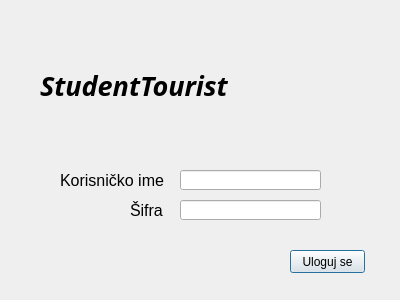
<?xml version="1.0" encoding="UTF-8"?>
<ui version="4.0">
 <class>Login</class>
 <widget class="QDialog" name="Login">
  <property name="geometry">
   <rect>
    <x>0</x>
    <y>0</y>
    <width>400</width>
    <height>300</height>
   </rect>
  </property>
  <property name="windowTitle">
   <string>Dialog</string>
  </property>
  <widget class="QLabel" name="username_label">
   <property name="geometry">
    <rect>
     <x>60</x>
     <y>170</y>
     <width>111</width>
     <height>21</height>
    </rect>
   </property>
   <property name="font">
    <font>
     <family>MS Shell Dlg 2</family>
     <pointsize>12</pointsize>
     <weight>50</weight>
     <bold>false</bold>
    </font>
   </property>
   <property name="text">
    <string>Korisničko ime</string>
   </property>
  </widget>
  <widget class="QLabel" name="password_label">
   <property name="geometry">
    <rect>
     <x>130</x>
     <y>200</y>
     <width>41</width>
     <height>21</height>
    </rect>
   </property>
   <property name="font">
    <font>
     <pointsize>12</pointsize>
    </font>
   </property>
   <property name="text">
    <string>Šifra</string>
   </property>
  </widget>
  <widget class="QLineEdit" name="password_input">
   <property name="geometry">
    <rect>
     <x>180</x>
     <y>170</y>
     <width>141</width>
     <height>20</height>
    </rect>
   </property>
  </widget>
  <widget class="QLineEdit" name="lineEdit">
   <property name="geometry">
    <rect>
     <x>180</x>
     <y>200</y>
     <width>141</width>
     <height>20</height>
    </rect>
   </property>
  </widget>
  <widget class="QPushButton" name="login_btn">
   <property name="geometry">
    <rect>
     <x>290</x>
     <y>250</y>
     <width>75</width>
     <height>23</height>
    </rect>
   </property>
   <property name="text">
    <string>Uloguj se</string>
   </property>
  </widget>
  <widget class="QLabel" name="title_2">
   <property name="geometry">
    <rect>
     <x>40</x>
     <y>70</y>
     <width>311</width>
     <height>31</height>
    </rect>
   </property>
   <property name="font">
    <font>
     <family>Ravie</family>
     <pointsize>20</pointsize>
     <weight>75</weight>
     <italic>true</italic>
     <bold>true</bold>
    </font>
   </property>
   <property name="layoutDirection">
    <enum>Qt::LeftToRight</enum>
   </property>
   <property name="text">
    <string>StudentTourist</string>
   </property>
  </widget>
 </widget>
 <resources/>
 <connections/>
</ui>
